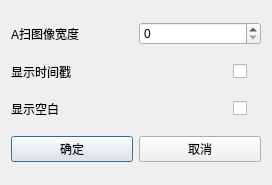
<?xml version="1.0" encoding="UTF-8"?>
<ui version="4.0">
 <class>DialogImageABCOptions</class>
 <widget class="QDialog" name="DialogImageABCOptions">
  <property name="geometry">
   <rect>
    <x>0</x>
    <y>0</y>
    <width>272</width>
    <height>185</height>
   </rect>
  </property>
  <property name="windowTitle">
   <string>ABC扫全图参数</string>
  </property>
  <layout class="QVBoxLayout" name="verticalLayout">
   <item>
    <layout class="QHBoxLayout" name="horizontalLayout">
     <item>
      <widget class="QLabel" name="label_2">
       <property name="text">
        <string>A扫图像宽度</string>
       </property>
      </widget>
     </item>
     <item>
      <widget class="QSpinBox" name="widImageA">
       <property name="minimumSize">
        <size>
         <width>60</width>
         <height>0</height>
        </size>
       </property>
      </widget>
     </item>
    </layout>
   </item>
   <item>
    <layout class="QHBoxLayout" name="horizontalLayout_2">
     <item>
      <widget class="QLabel" name="label_3">
       <property name="text">
        <string>显示时间戳</string>
       </property>
      </widget>
     </item>
     <item>
      <spacer name="horizontalSpacer">
       <property name="orientation">
        <enum>Qt::Horizontal</enum>
       </property>
       <property name="sizeHint" stdset="0">
        <size>
         <width>28</width>
         <height>20</height>
        </size>
       </property>
      </spacer>
     </item>
     <item>
      <widget class="QCheckBox" name="isTimeStamp">
       <property name="minimumSize">
        <size>
         <width>28</width>
         <height>0</height>
        </size>
       </property>
       <property name="text">
        <string/>
       </property>
      </widget>
     </item>
    </layout>
   </item>
   <item>
    <layout class="QHBoxLayout" name="horizontalLayout_3">
     <item>
      <widget class="QLabel" name="label">
       <property name="text">
        <string>显示空白</string>
       </property>
      </widget>
     </item>
     <item>
      <spacer name="horizontalSpacer_2">
       <property name="orientation">
        <enum>Qt::Horizontal</enum>
       </property>
       <property name="sizeHint" stdset="0">
        <size>
         <width>28</width>
         <height>20</height>
        </size>
       </property>
      </spacer>
     </item>
     <item>
      <widget class="QCheckBox" name="isBlank">
       <property name="minimumSize">
        <size>
         <width>28</width>
         <height>0</height>
        </size>
       </property>
       <property name="text">
        <string/>
       </property>
      </widget>
     </item>
    </layout>
   </item>
   <item>
    <layout class="QHBoxLayout" name="horizontalLayout_4">
     <item>
      <widget class="QPushButton" name="submit">
       <property name="text">
        <string>确定</string>
       </property>
      </widget>
     </item>
     <item>
      <widget class="QPushButton" name="cancel">
       <property name="text">
        <string>取消</string>
       </property>
      </widget>
     </item>
    </layout>
   </item>
  </layout>
 </widget>
 <resources/>
 <connections/>
</ui>
